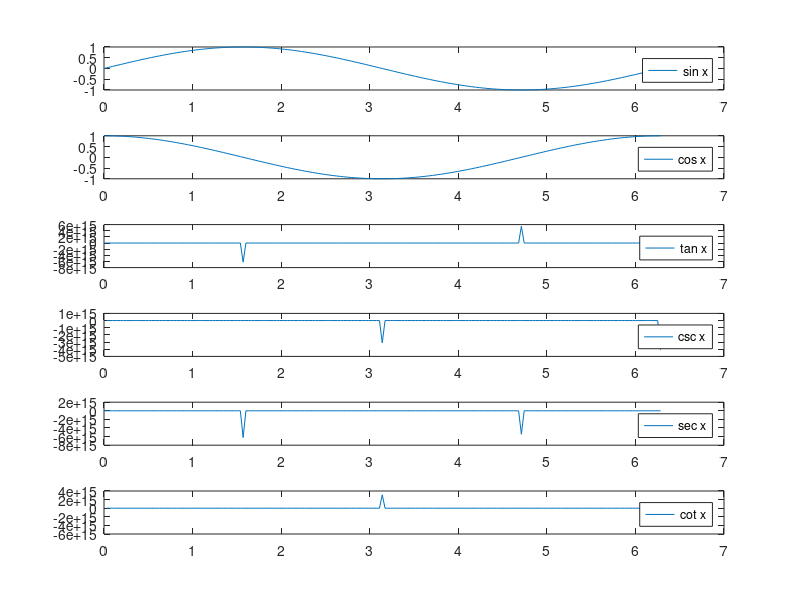

Write the MATLAB code that produced this figure.
% 2D plot of sine wave

x= 0:pi/100:2*pi; % time axis
y = sin(x);
subplot (6,1,1);
plot (x,y);
legend ("sin x" );
hold;

% 2D plot of cosine wave

z = cos(x);
subplot (6,1,2);
plot (x,z);
legend ("cos x" );
hold;

% 2D plot of tan wave 

p = tan(x);
subplot (6,1,3);
plot (x,p);
legend ("tan x" );
hold;

% 2D plot of cosec wave 

q = csc(x);
subplot (6,1,4);
plot (x,q);
legend ("csc x" );
hold;

% 2D plot of sec wave

r = sec(x);
subplot (6,1,5);
plot (x,r);
legend ("sec x" );
hold;

% 2D plot of cot wave 

s = cot(x);
subplot (6,1,6);
plot (x,s);
legend ("cot x" );
hold;